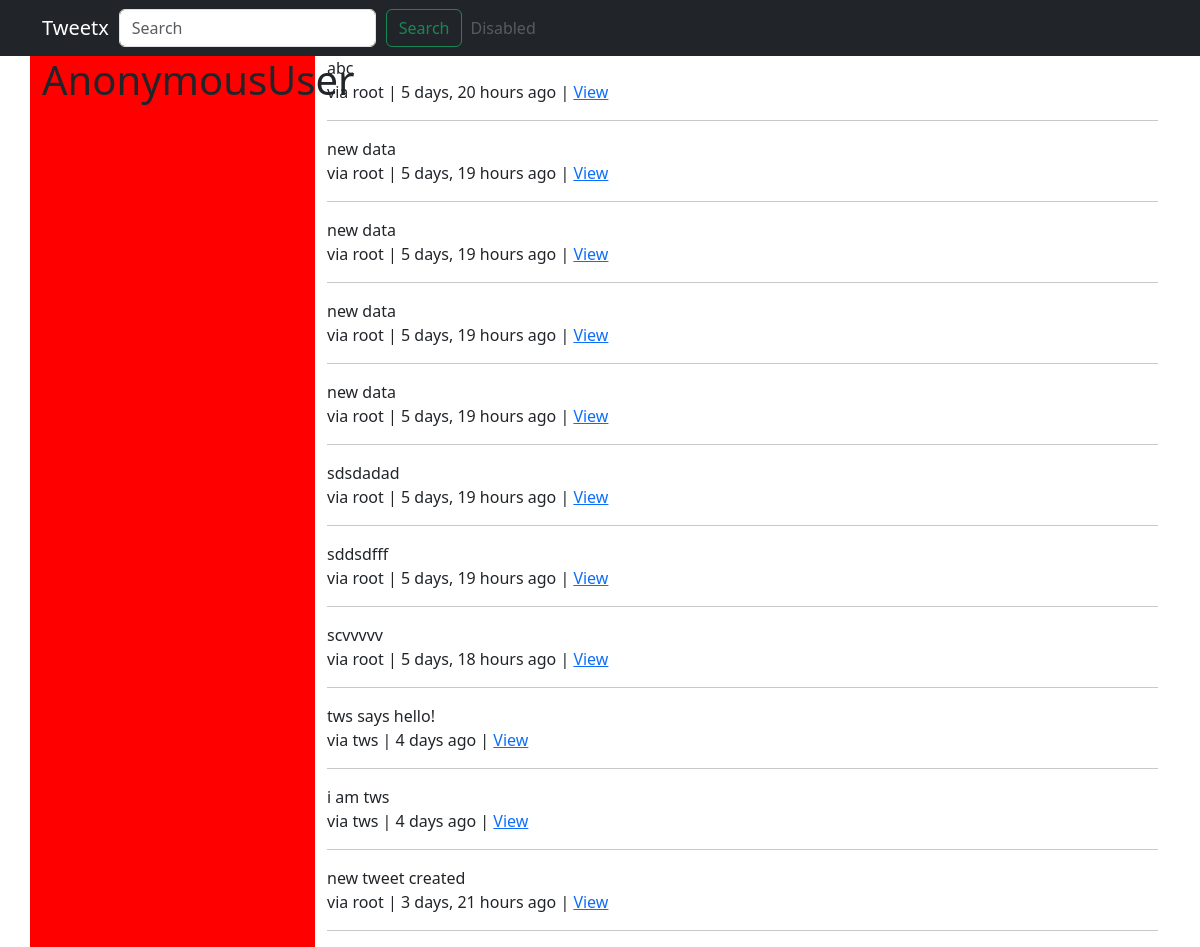
Screenshot of /tweet/ with the database file from the repository.
### tweets/models.py (models this page shows, shortened)
class Tweet(models.Model):
    user = models.ForeignKey(settings.AUTH_USER_MODEL, on_delete=models.PROTECT)
    content = models.CharField(max_length=200, validators=[validate_content])
    updated = models.DateTimeField(auto_now=True)
    timestamp = models.DateTimeField(auto_now_add=True)
    def get_absolute_url(self):
        return reverse("tweet:detail", kwargs={"pk":self.pk})

### tweets/views.py (the view)
# urls.py: path('', TweetListView.as_view(), name='list'),
class TweetListView(ListView):
    def get_queryset(self, *args, **kwargs):
        qs = Tweet.objects.all()
        print(self.request.GET)
        query = self.request.GET.get("q", None)
        if query is not None:
            qs = qs.filter(
                Q(content__icontains=query)|
                Q(user__username__icontains=query)
                )
        return qs
    def get_context_data(self, *args, **kwargs):
        context = super(TweetListView, self).get_context_data(*args, **kwargs)
        return context

### tweets/templates/tweets/tweet_list.html (shortened to what this page needs)
{% extends "base.html" %}
{% block content %}
    <div class='row'>
        <div class='col-sm-3 col-xs-12' style='background-color:red;'>
            <h1> {{ request.user }} </h1>
        </div>
        <div class='col-sm-9'>
            {% for object in object_list %}
                <div class="media">
                    <div class="media-body">
                        {{ object.content }}<br/>
                        via {{ object.user }} | {{ object.timestamp|timesince }} ago | <a href='{{object.get_absolute_url}}'>View</a>
                    </div>
                </div>
                <hr/>
            {% empty %}
                    {% if request.GET.q %}
                        <p>No Tweets found</p>
                    {% else %}
                        <p>No Tweets yet</p>
                    {% endif %}
            {% endfor %}
        </div>
    </div>
{% endblock content %}

### templates/base.html (shortened to what this page needs)
{% load static %}
<!doctype html>
<html lang="en">
  <head>
    <link rel="stylesheet" href="{% static 'css/bootstrap.min.css' %}">
    <link href="https://cdn.jsdelivr.net/npm/bootstrap@5.3.3/dist/css/bootstrap.min.css" rel="stylesheet">
  </head>
  <body>
    {% include "navbar.html" %}
    <div class='container'>
        {% block content %}
        {% endblock content %}
    </div>
  </body>
</html>

### templates/navbar.html (shortened to what this page needs)
<nav class="navbar navbar-expand-lg navbar-dark bg-dark">
    <div class=container>
    <a class="navbar-brand" style="margin-right: 10px;" href="{% url "home" %}">Tweetx</a>
    {% include "tweets/search_form.html" %}
    <div class="collapse navbar-collapse" id="navbarSupportedContent">
      <ul class="navbar-nav mr-auto">
        <li class="nav-item">
          <a class="nav-link disabled" href="#">Disabled</a>
        </li>
      </ul>
    </div>
</div>
  </nav>

### tweets/templates/tweets/search_form.html (shortened to what this page needs)
<form class="form-inline d-flex" method='GET' action='{% url "tweet:list" %}'>
    <input class="form-control mr-4" style="margin-right: 10px;" type="text" name='q' placeholder="Search" value='{{ request.GET.q }}' aria-label="Search">
    <button class="btn btn-outline-success" type="submit">Search</button>
</form>

### rows the page displays
Tweet: content "abc", user "root", timestamp "5 days, 20 hours"
Tweet: content "new data", user "root", timestamp "5 days, 19 hours"
Tweet: content "new data", user "root", timestamp "5 days, 19 hours"
Tweet: content "new data", user "root", timestamp "5 days, 19 hours"
Tweet: content "new data", user "root", timestamp "5 days, 19 hours"
Tweet: content "sdsdadad", user "root", timestamp "5 days, 19 hours"
Tweet: content "sddsdfff", user "root", timestamp "5 days, 19 hours"
Tweet: content "scvvvvv", user "root", timestamp "5 days, 18 hours"
Tweet: content "tws says hello!", user "tws", timestamp "4 days"
Tweet: content "i am tws", user "tws", timestamp "4 days"
Tweet: content "new tweet created", user "root", timestamp "3 days, 21 hours"

### other values shown
{{ request.user }} "AnonymousUser"
